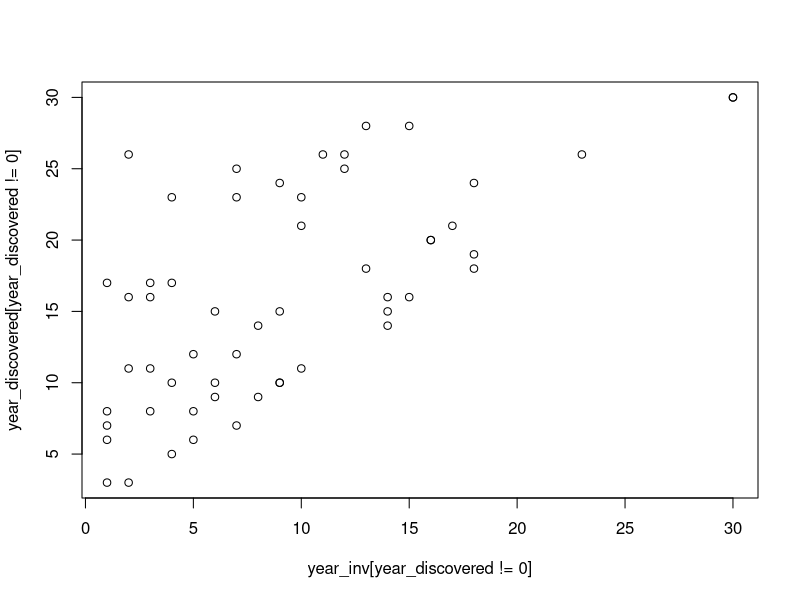

Here is the R script that generated this plot:
POE <- function(a_par,c_par,x)
{
    1-exp(-a_par*x^c_par)
}

N <- 100
TIME <- 30

pp <- runif(N,0,100)
poe <- POE(0.0001,1.5,pp)

inv <- array(dim=c(TIME,N))

for(time in 1:TIME)
    inv[time,] <- runif(N) < poe

year_inv <- apply(inv,2,function(x){ifelse(sum(x)==0,0,min(which(x))) })

p_detect <- 0.1
year_discovered <- 1:N
for(i in 1:N)
{
    if(year_inv[i] == 0){year_discovered[i]<-0} else{    
        detect <- runif(TIME-year_inv[i]) < p_detect
        year_discovered[i] <- ifelse(sum(detect)==0,0,min(which(detect))) + year_inv[i]
    }
}

plot(year_inv[year_discovered!=0],year_discovered[year_discovered!=0])


lhood <- function(pars)
{
    a_par = pars[1]
    c_par = pars[2]
    p_detect = pars[3]

    

}
